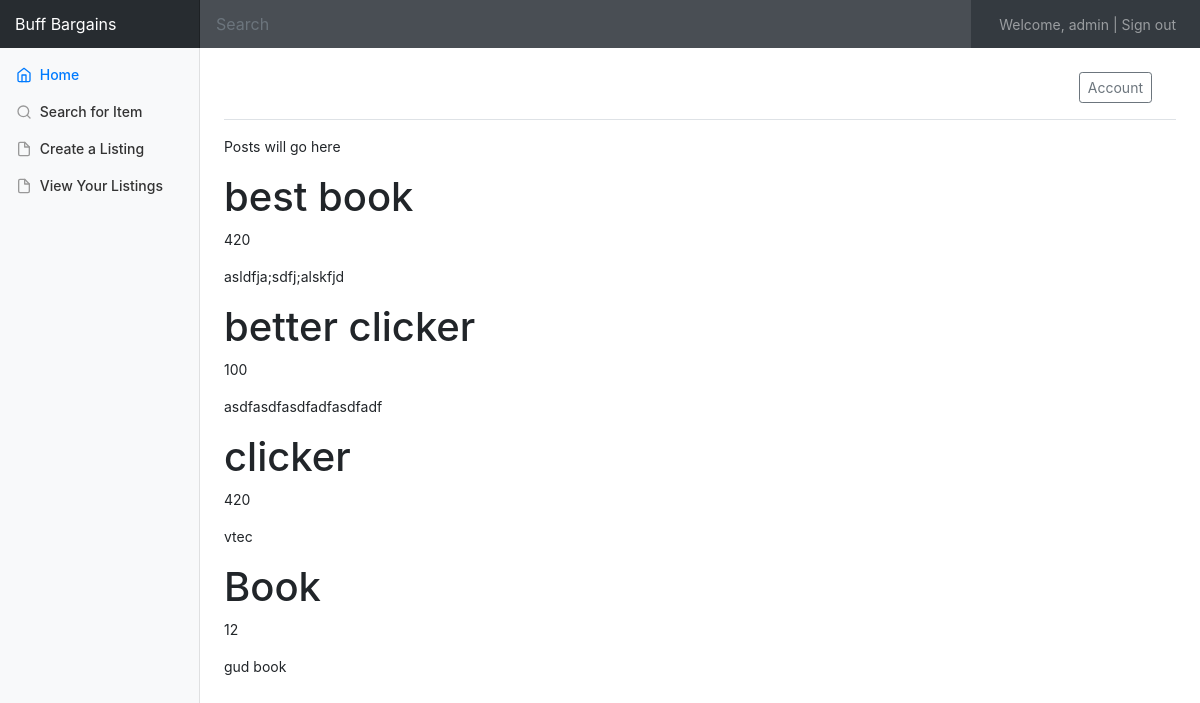
Screenshot of /home/ (signed in) with the database file from the repository.
### sko/models.py (models this page shows, shortened)
class listing(models.Model):
	title =  models.CharField(max_length=100)
	author = models.ForeignKey(User, on_delete=models.CASCADE)
	price = models.CharField(max_length=100)
	desc = models.TextField()
	date = models.DateTimeField(auto_now=True)
	class Meta:
		ordering = ['-date']

### sko/views.py (the view)
# urls.py: 2. Add a URL to urlpatterns:  path('', views.home, name='home')
def home(request):
	queryset = listing.objects.all()
	context ={
		'object_list':queryset
	}
	return render(request, 'sko/home.html', context)

### sko/templates/sko/home.html
{% extends 'sko/base.html' %}
{% block main %}
<p> Posts will go here</p>
{% for obj in object_list%}
<h1>{{ obj.title}}</h1>
<p>{{ obj.price }}</p>
<p>{{ obj.desc }}</p>
{% endfor %}
{% endblock%}

### sko/templates/sko/base.html (shortened to what this page needs)
{% load static %}
<!doctype html>
<html lang="en">
  <head>
    <link rel="stylesheet" href="https://maxcdn.bootstrapcdn.com/bootstrap/4.0.0/css/bootstrap.min.css">
    <link href="{% static 'sko/main.css' %}" rel="stylesheet">
  </head>
  <body>
    <nav class="navbar navbar-dark sticky-top bg-dark flex-md-nowrap p-0">
      <a class="navbar-brand col-sm-3 col-md-2 mr-0" href="#">Buff Bargains</a>
      {% if user.is_authenticated %}
      <input class="form-control form-control-dark w-100" type="text" placeholder="Search" aria-label="Search">
      <ul class="navbar-nav flex-row px-4">
        <li class="nav-item text-nowrap px-1">
          <a class="nav-link" href="{% url 'admin:index' %}">Welcome, {{ user.username }}   |</a>
        </li>
        <li class="nav-item text-nowrap">
          <a class="nav-link" href="{% url 'logout' %}">Sign out</a>
          {% else %}
          <a class="nav-link" href="{% url 'login' %}">Login</a>
          {% endif %}
        </li>
      </ul>
    </nav>
    {% if user.is_authenticated %}
    <div class="container-fluid">
      <div class="row">
        <nav class="col-md-2 d-none d-md-block bg-light sidebar">
          <div class="sidebar-sticky">
            <ul class="nav flex-column">
              <li class="nav-item">
                <a class="nav-link active" href="{% url 'sko/home' %}">
                  <span data-feather="home"></span>
                  Home  <span class="sr-only">(current)</span>
                </a>
              </li>
              <li class="nav-item">
                <a class="nav-link" href="#">
                  <span data-feather="search"></span>
                  Search for Item
                </a>
              </li>
              <li class="nav-item">
                <a class="nav-link" href="{% url 'sko/newPost' %}">
                  <span data-feather="file"></span>
                  Create a Listing
                </a>
              </li>
              <li class="nav-item">
                <a class="nav-link" href="{% url 'sko/account' %}">
                  <span data-feather="file"></span>
                  View Your Listings
                </a>
              </li>
            </ul>
          </div>
        </nav>
        {% endif %}
        <main role="main" class="col-md-9 ml-sm-auto col-lg-10 pt-3 px-4">
          <div class="d-flex justify-content-between flex-wrap flex-md-nowrap align-items-center pb-2 mb-3 border-bottom">
            {% if user.is_authenticated %}
            <div class="btn-toolbar mb-2 mb-md-0">
              <div class="btn-group mr-2">
                <a class="nav-link" href="{% url 'sko/account' %}"><button class="btn btn-sm btn-outline-secondary"> Account</button></a>
              </div>
            </div>
            {% endif %}
          </div>
          {% block main %}{% endblock %}
        </main>
      </div>
    </div>
  </body>
</html>

### sko/static/sko/main.css (style rules this page uses)
body { font-size: .875rem; }
.feather { width: 16px; height: 16px; vertical-align: text-bottom; }
.sidebar { position: fixed; top: 0; bottom: 0; left: 0; z-index: 100; padding: 0; box-shadow: inset -1px 0 0 rgba(0, 0, 0, .1); }
.sidebar-sticky { position: -webkit-sticky; position: sticky; top: 48px; height: calc(100vh - 48px); padding-top: .5rem; overflow-x: hidden; overflow-y: auto; }
.sidebar .nav-link { font-weight: 500; color: #333; }
.sidebar .nav-link .feather { margin-right: 4px; color: #999; }
.sidebar .nav-link.active { color: #007bff; }
.sidebar .nav-link:hover .feather, .sidebar .nav-link.active .feather { color: inherit; }
.navbar-brand { padding-top: .75rem; padding-bottom: .75rem; font-size: 1rem; background-color: rgba(0, 0, 0, .25); box-shadow: inset -1px 0 0 rgba(0, 0, 0, .25); }
.navbar .form-control { padding: .75rem 1rem; border-width: 0; border-radius: 0; }
.form-control-dark { color: #fff; background-color: rgba(255, 255, 255, .1); border-color: rgba(255, 255, 255, .1); }
.border-bottom { border-bottom: 1px solid #e5e5e5; }

### rows the page displays
listing: title "best book", price "420", desc "asldfja;sdfj;alskfjd"
listing: title "better clicker", price "100", desc "asdfasdfasdfadfasdfadf"
listing: title "clicker", price "420", desc "vtec"
listing: title "Book", price "12", desc "gud book"

### other values shown
{{ user.username }} "admin"
